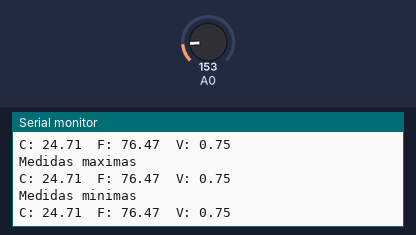
The sketch below on a simulated Arduino Uno, built with avr-gcc and run on an emulated ATmega328P. On the bench: the last lines printed to the serial monitor. The test bench sets the inputs (shaded band); at power-on: A0 = 153.

Above: at 2.8 s.
2.9 s: A0 set to 165
At 4.9 s:
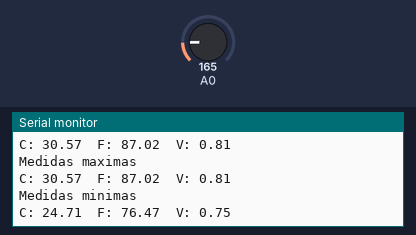
5.7 s: A0 set to 175
At 7.7 s:
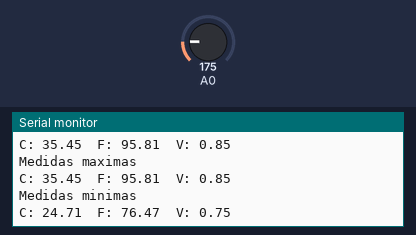
Timing chart, 0 to 9.2 s (numbered marks = the images above; inputs shaded):
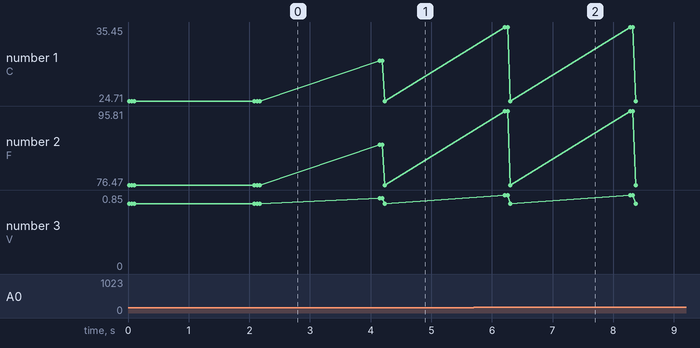

Measured:
- after the input at 2.9 s, the serial monitor: prints a new line after 1.2 s (image 1)
- after the input at 5.7 s, the serial monitor: prints a new line after 0.52 s (image 2)
- plotted number 1: 24.71 → 35.45 after the input at 5.7 s
- plotted number 2: 76.47 → 95.81 after the input at 5.7 s

The sketch:

temperatura.ino
```cpp
/* Sketch de ejemplo para testear el sensor de temperatura analógico TMP36
 Escrito por Regata para www.tallerarduino.wordpress.com

 MODO DE CONEXIÓN DEL SENSOR

 Conectamos el pin 1 que corresponde a la alimentación del sensor con los 5V del Arduino
 Conectamos el pin 2 que corresponde al pin de datos del sensor con cualquier pin analógico del Arduino
 Conectamos el pin 3 que corresponde al pin de masa (GND) del sensor con el pin GND del Arduino

*/

int temp = 5;  //Pin analógico A5 del Arduino donde conectaremos el pin de datos del sensor TMP36
float maxC = 0, minC = 100, maxF = 0, minF = 500, maxV = 0, minV = 5;  //Variables para ir comprobando maximos y minimos

void setup()
{
  Serial.begin(9600);  //Iniciamos comunicación serie con el Arduino para ver los resultados del sensor
                        //a través de la consola serie del IDE de Arduino
}

void loop()
{
  float voltaje, gradosC, gradosF;  //Declaramos estas variables tipo float para guardar los valores de lectura
                                    //del sensor, así como las conversiones a realizar para convertir a grados
                                    //centígrados y a grados Fahrenheit

  voltaje = analogRead(0) * 0.004882814;  //Con esta operación lo que hacemos es convertir el valor que nos devuelve
                                           //el analogRead(5) que va a estar comprendido entre 0 y 1023 a un valor
                                           //comprendido entre los 0.0 y los 5.0 voltios

  gradosC = (voltaje - 0.5) * 100.0;  //Gracias a esta fórmula que viene en el datasheet del sensor podemos convertir
                                       //el valor del voltaje a grados centigrados

  gradosF = ((voltaje - 0.5) * 100.0) * (9.0/5.0) + 32.0;  //Gracias a esta fórmula que viene en el datasheet del sensor podemos convertir
                                                           //el valor del voltaje a grados Fahrenheit

  //Mostramos mensaje con valores actuales de humedad y temperatura, asi como maximos y minimos de cada uno de ellos
  Serial.print("Medidas actuales\n");
  Serial.print("C: ");
  Serial.print(gradosC);
  Serial.print("\tF: ");
  Serial.print(gradosF);
  Serial.print("\tV: ");
  Serial.print(voltaje);
  //Comprobacion de maximos y minimos de humedad y temperatura
  if (maxC < gradosC)
    maxC = gradosC;
  if (gradosC < minC)
    minC = gradosC;
  if (maxF < gradosF)
    maxF = gradosF;
  if (gradosF < minF)
    minF = gradosF;
  if (maxV < voltaje)
    maxV = voltaje;
  if (voltaje < minV)
    minV = voltaje;
  Serial.print("\nMedidas maximas\n");
  Serial.print("C: ");
  Serial.print(maxC);
  Serial.print("\tF: ");
  Serial.print(maxF);
  Serial.print("\tV: ");
  Serial.print(maxV);
  Serial.print("\nMedidas minimas\n");
  Serial.print("C: ");
  Serial.print(minC);
  Serial.print("\tF: ");
  Serial.print(minF);
  Serial.print("\tV: ");
  Serial.print(minV);
  Serial.print("\n\n");
  delay(2000);  //Usamos un retardo de 2 segundos entre lectura y lectura
}
```
